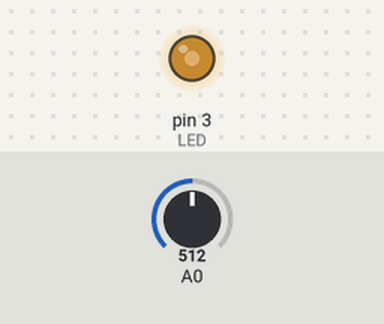
The sketch below on a simulated Arduino Uno, built with avr-gcc and run on an emulated ATmega328P. Shown: output pins drawn as LEDs (lit = HIGH). The inputs (shaded band) are chosen by the test bench; at power-on: A0 = 512.

Above: at 1.2 s.
1.3 s: A0 set to 716
At 1.7 s:
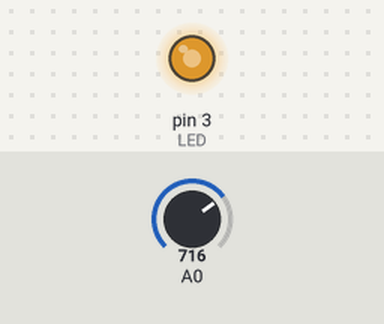
2.8 s: A0 set to 900
At 4.0 s:
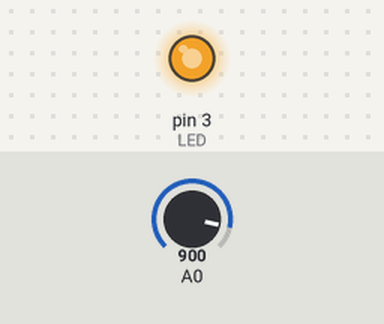
4.3 s: A0 set to 122
At 5.2 s:
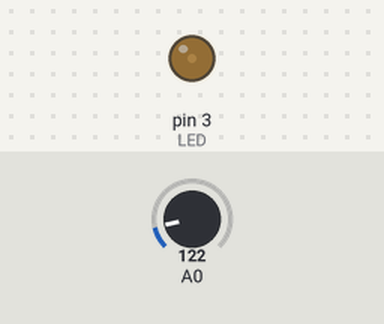
5.8 s: A0 set to 0
At 6.3 s:
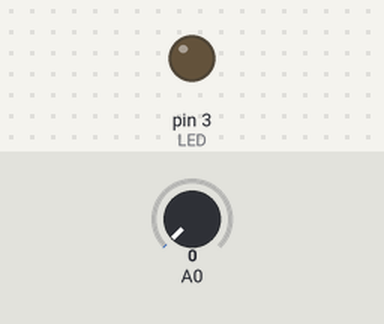
Timing chart, 0 to 8.3 s (numbered marks = the images above; inputs shaded):
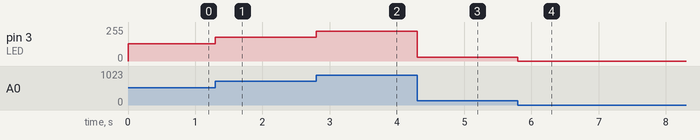

The sketch:

sketch_sep09a.ino
```cpp
int LED =3 ;//LED를 3번핀에 연결합니다.
void setup ()
{
  pinMode(LED,OUTPUT);//3번핀에 연결된 LED를 출력으로 설정합니다.
}
void loop()
{
  int analogInput = analogRead(A0);//가변저항을 아날로그 0번핀에 연결하고 이를 입력으로 설정합니다.
  int brightness = analogInput /4;// 가변저항의 입력값(0-1023사이의 값)을 LED의밝기값(0-255)의 값으로 변경해줍니다.
  analogWrite(LED, brightness);//가변저항의 값을 LED로 보내 출력합니다.
}
```

Measured:
- after the input at 1.3 s, pin 3 (LED): 128/255 → 179/255 at once
- after the input at 2.8 s, pin 3 (LED): 179/255 → 225/255 at once
- after the input at 4.3 s, pin 3 (LED): 225/255 → 30/255 at once
- after the input at 5.8 s, pin 3 (LED): 30/255 → 0/255 at once
